Frame 1 (no input): blank canvas, image omitted
Frame 60 (no input): blank canvas, image omitted
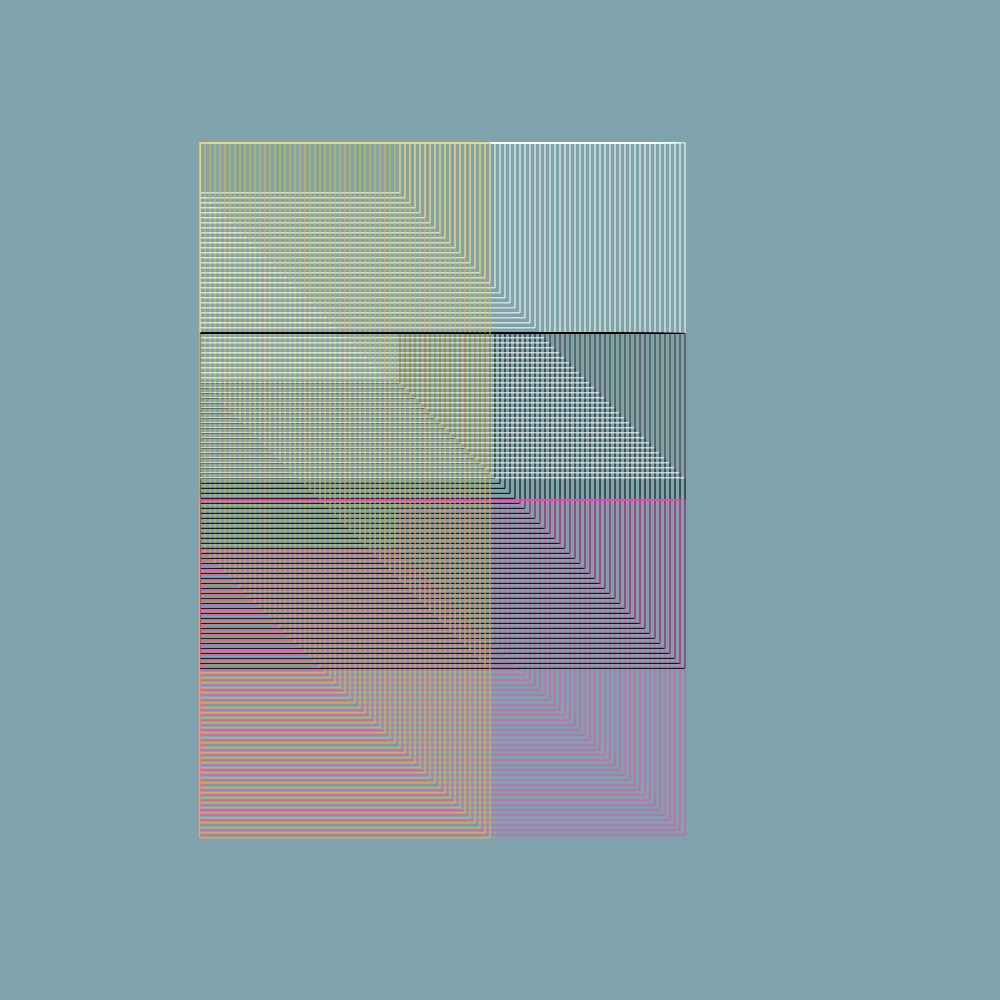
Frame 120 (the mouse pressed at the canvas centre since frame 60)

The p5.js sketch whose frames 1 and 60 were blank and that drew this single picture after the mouse press (run headless with seeded random() and noise() and a simulated clock; from frame 60 on, the mouse is pressed at the canvas centre):

// p5.js sketch
// ── sketch.js
var cWidth = 1000;
var cHeight = 1000;
var i = 0; 

function setup(){
    createCanvas(cWidth, cHeight);
    background(126, 163, 171);
    frameRate(30) //no semicolon
    angleMode(DEGREES) //no semicolon
}

function draw(){
    push ();
    noFill ();
    stroke(255);
    //line(cWidth / 2, cHeight / 2, 300 + (i * 10), 500) //position, position, dimension, dimension
    //rect(cWidth / 3.5, cHeight / 3, 300 + (i * 10), 500)
    rect(cWidth / 5, cHeight / 7, 200 + (i * 5), 50 + (i * 5))
    stroke (0);
    rect(cWidth / 5, cHeight / 3, 200 + (i * 5), 50 + (i * 5))
    stroke(245, 66, 182);
    rect(cWidth / 5, cHeight / 2, 200 + (i * 5), 50 + (i * 5))
    stroke(232, 189, 46);
    rect(cWidth / 5, cHeight / 7, 5 + (i * 5), 410 + (i * 5))
    //square(cWidth / 5, cHeight / 4, 100 + (i * 100), 500 + (i * 100))
    //stroke (0);
    //square(cWidth / 5, cHeight / 3, 300 + (i * 10), 500 + (i * 10))

    i++; 
    pop(); 

    // to stop sketch when it reaches every x second //
    if(millis() % 2000 > 0 && millis() % 2000 <100) {
        restart();
    }
    console.log(millis());
}

function restart(){
    i = 0;
    setup();
}
